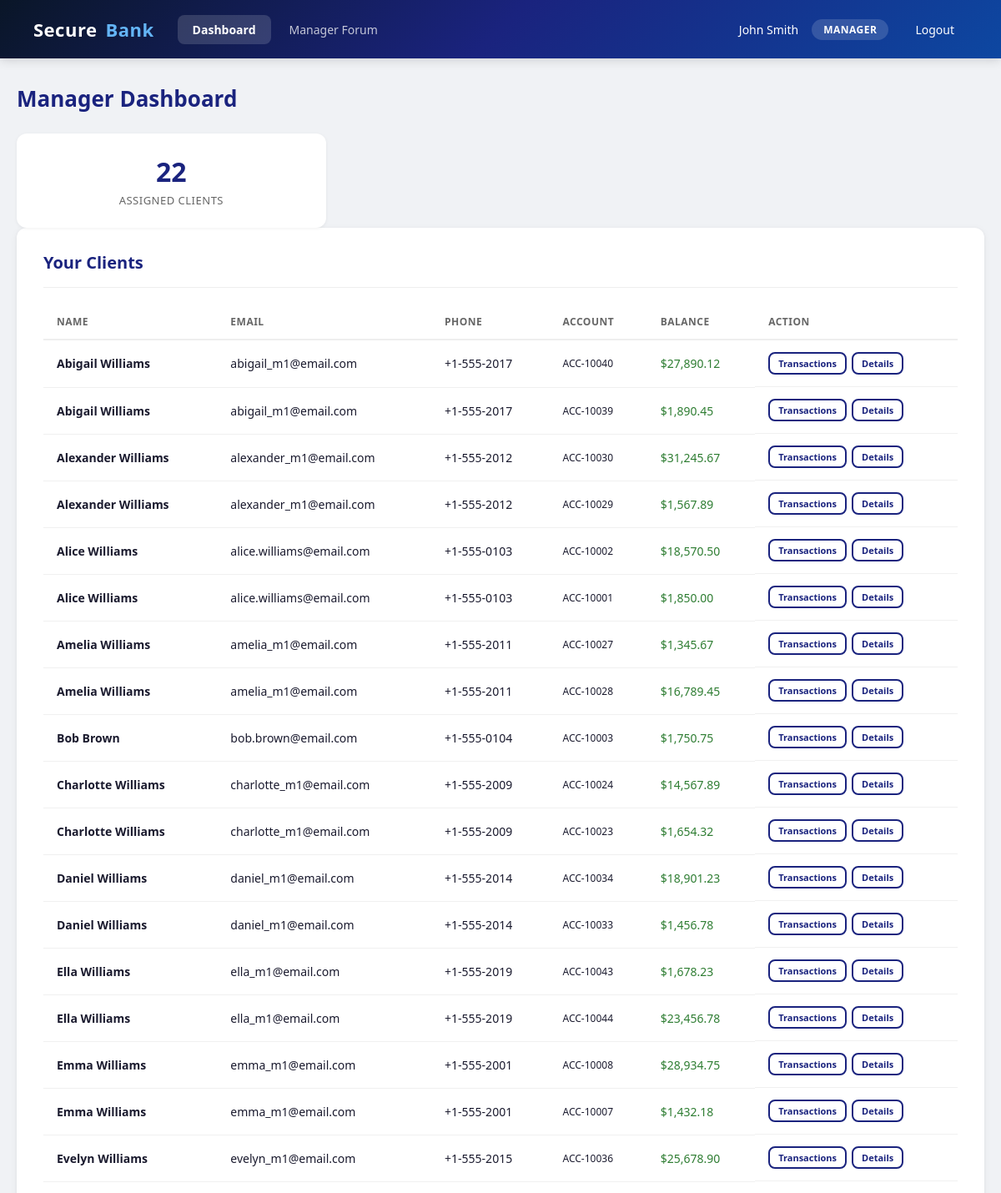
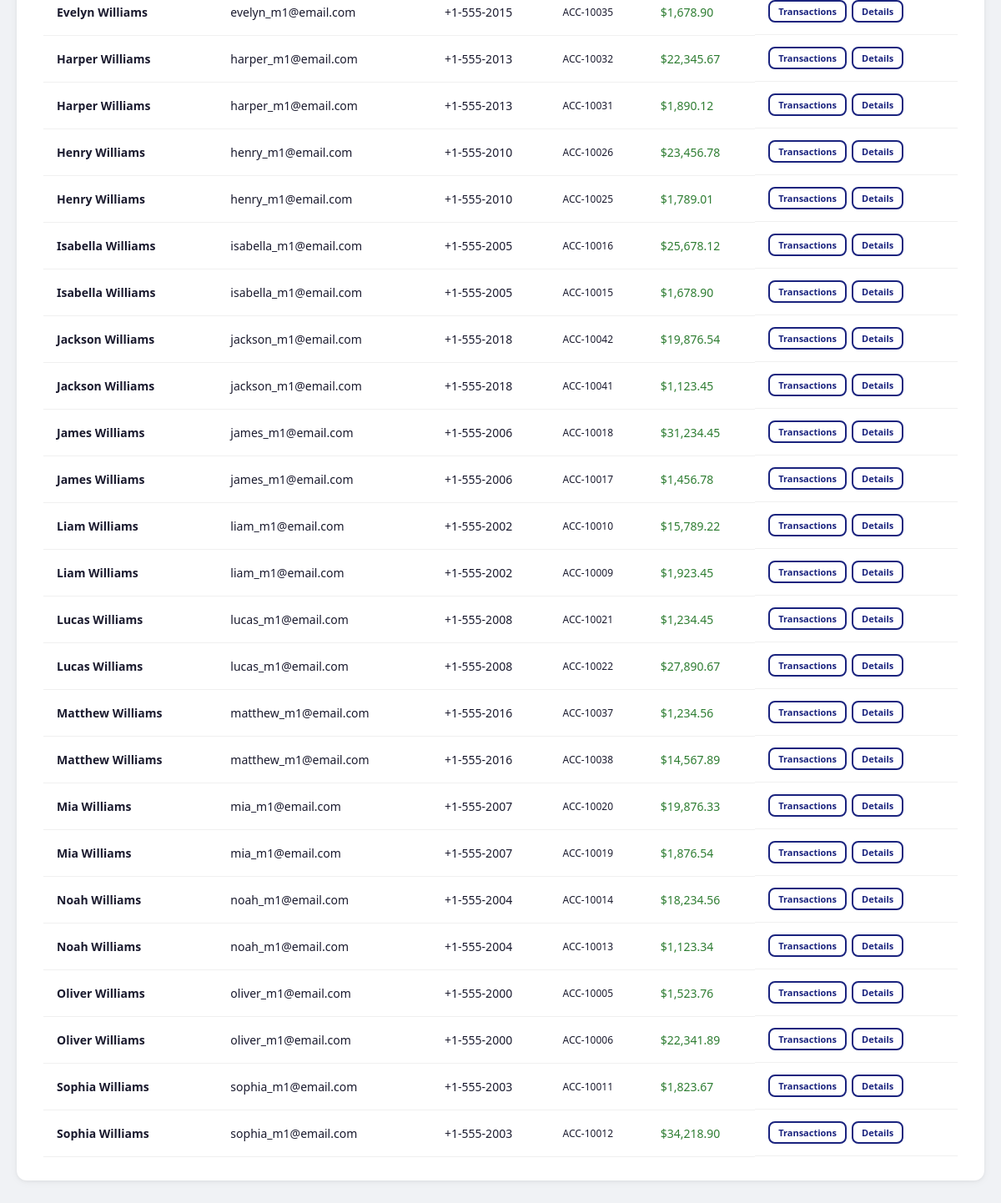
/manager/dashboard.php (signed in), run on the app's committed database (2 pictures, top to bottom).
### tables this page shows
CREATE TABLE accounts (
    id INT AUTO_INCREMENT PRIMARY KEY,
    user_id INT NOT NULL,
    account_number VARCHAR(20) UNIQUE NOT NULL,
    balance DECIMAL(15,2) NOT NULL DEFAULT 0.00,
    account_type VARCHAR(50) DEFAULT 'checking',
    created_at TIMESTAMP DEFAULT CURRENT_TIMESTAMP,
    FOREIGN KEY (user_id) REFERENCES users(id)
);

CREATE TABLE users (
    id INT AUTO_INCREMENT PRIMARY KEY,
    username VARCHAR(50) UNIQUE NOT NULL,
    password_hash VARCHAR(255) NOT NULL,
    role ENUM('admin', 'manager', 'client') NOT NULL DEFAULT 'client',
    full_name VARCHAR(100) NOT NULL DEFAULT '',
    email VARCHAR(100) NOT NULL DEFAULT '',
    phone VARCHAR(30) NOT NULL DEFAULT '',
    manager_id INT DEFAULT NULL,
    receive_notifications TINYINT(1) NOT NULL DEFAULT 0,
    accepted_eula TINYINT(1) NOT NULL DEFAULT 1,
    created_at TIMESTAMP DEFAULT CURRENT_TIMESTAMP,
    FOREIGN KEY (manager_id) REFERENCES users(id)
);

### src/manager/dashboard.php (the view, shortened to what this page needs)
<?php
$db = getDB();
$managerId = (int)$_SESSION['user_id'];
$clientCount = $db->prepare("
    SELECT COUNT(*) FROM manager_clients WHERE manager_id = :mid
");
$clientCount->execute(['mid' => $managerId]);
$totalClients = $clientCount->fetchColumn();
$clients = $db->prepare("
    SELECT u.id, u.username, u.full_name, u.email, u.phone,
           COALESCE(a.balance, 0) as balance, a.account_number, a.id as account_id, a.created_at as account_opened
    FROM manager_clients mc
    JOIN users u ON mc.client_user_id = u.id
    LEFT JOIN accounts a ON u.id = a.user_id
    WHERE mc.manager_id = :mid
    ORDER BY u.full_name
");
$clients->execute(['mid' => $managerId]);
$clientList = $clients->fetchAll();
?>
<!DOCTYPE html>
<html lang="en">
<head>
    <link rel="stylesheet" href="../css/style.css">
</head>
<body>
    <?php include '../includes/header.php'; ?>
    <div class="container">
        <h1 class="page-title">Manager Dashboard</h1>
        <div class="grid-3">
            <div class="stat-card">
                <div class="stat-value"><?= $totalClients ?></div>
                <div class="stat-label">Assigned Clients</div>
            </div>
        </div>
        <div class="card">
            <div class="card-header">
                <h2>Your Clients</h2>
            </div>
            <?php if (empty($clientList)): ?>
                <div class="empty-state"><p>No clients assigned to you yet.</p></div>
            <?php else: ?>
                <table>
                    <thead>
                        <tr>
                            <th>Name</th>
                            <th>Email</th>
                            <th>Phone</th>
                            <th>Account</th>
                            <th>Balance</th>
                            <th>Action</th>
                        </tr>
                    </thead>
                    <tbody>
                        <?php foreach ($clientList as $c): ?>
                            <tr>
                                <td><strong><?= htmlspecialchars($c['full_name'] ?: $c['username']) ?></strong></td>
                                <td><?= htmlspecialchars($c['email'] ?: 'N/A') ?></td>
                                <td><?= htmlspecialchars($c['phone'] ?: 'N/A') ?></td>
                                <td style="font-size:12px;"><?= htmlspecialchars($c['account_number'] ?? 'N/A') ?></td>
                                <td class="<?= $c['balance'] >= 0 ? 'text-green' : 'text-red' ?>">
                                    $<?= number_format($c['balance'], 2) ?>
                                </td>
                                <td style="display:flex;gap:6px;">
                                    <a href="clients.php?id=<?= $c['id'] ?>" class="btn btn-outline" style="padding:4px 10px;font-size:11px;">Transactions</a>
                                    <?php if (!empty($c['account_id'])): ?>
                                        <a href="/account_details.php?id=<?= $c['account_id'] ?>" class="btn btn-outline" style="padding:4px 10px;font-size:11px;">Details</a>
                                    <?php endif; ?>
                                </td>
                            </tr>
                        <?php endforeach; ?>
                    </tbody>
                </table>
            <?php endif; ?>
        </div>
    </div>
</body>
</html>

### src/css/style.css (style rules this page uses)
* { margin: 0; padding: 0; box-sizing: border-box; }
body { font-family: 'Segoe UI', Tahoma, Geneva, Verdana, sans-serif; background: #f0f2f5; color: #1a1a2e; min-height: 100vh; }
.container { max-width: 1200px; margin: 0 auto; padding: 30px 20px; }
.card { background: #fff; border-radius: 12px; box-shadow: 0 1px 4px rgba(0,0,0,0.06), 0 2px 12px rgba(0,0,0,0.04); padding: 28px 32px; margin-bottom: 24px; transition: box-shadow 0.2s; }
.card-header { display: flex; align-items: center; justify-content: space-between; margin-bottom: 20px; padding-bottom: 16px; border-bottom: 1px solid #eee; }
.card-header h2 { font-size: 20px; font-weight: 600; color: #1a237e; }
.btn { display: inline-flex; align-items: center; gap: 8px; padding: 10px 24px; border: none; border-radius: 8px; font-size: 14px; font-weight: 600; cursor: pointer; text-decoration: none; transition: all 0.2s; }
.btn-outline { background: transparent; color: #1a237e; border: 2px solid #1a237e; }
table { width: 100%; border-collapse: collapse; }
table th { text-align: left; padding: 12px 16px; font-size: 12px; text-transform: uppercase; letter-spacing: 0.5px; color: #666; border-bottom: 2px solid #eee; }
table td { padding: 14px 16px; border-bottom: 1px solid #f0f0f0; font-size: 14px; }
.text-green { color: #2e7d32; }
.grid-3 { display: grid; grid-template-columns: 1fr 1fr 1fr; gap: 24px; }
.stat-card { background: #fff; border-radius: 12px; padding: 24px; box-shadow: 0 1px 4px rgba(0,0,0,0.06); text-align: center; }
.stat-card .stat-value { font-size: 32px; font-weight: 700; color: #1a237e; margin-bottom: 4px; }
.stat-card .stat-label { font-size: 13px; color: #666; text-transform: uppercase; letter-spacing: 0.5px; }
.page-title { font-size: 26px; font-weight: 700; color: #1a237e; margin-bottom: 24px; }

### data on the page
accounts: user.full_name "Abigail Williams", user.email "abigail_m1@email.com", user.phone "+1-555-2017", account_number "ACC-10040", balance "27,890.12"
accounts: user.full_name "Abigail Williams", user.email "abigail_m1@email.com", user.phone "+1-555-2017", account_number "ACC-10039", balance "1,890.45"
accounts: user.full_name "Alexander Williams", user.email "alexander_m1@email.com", user.phone "+1-555-2012", account_number "ACC-10030", balance "31,245.67"
accounts: user.full_name "Alexander Williams", user.email "alexander_m1@email.com", user.phone "+1-555-2012", account_number "ACC-10029", balance "1,567.89"
accounts: user.full_name "Alice Williams", user.email "alice.williams@email.com", user.phone "+1-555-0103", account_number "ACC-10002", balance "18,570.50"
accounts: user.full_name "Alice Williams", user.email "alice.williams@email.com", user.phone "+1-555-0103", account_number "ACC-10001", balance "1,850.00"
accounts: user.full_name "Amelia Williams", user.email "amelia_m1@email.com", user.phone "+1-555-2011", account_number "ACC-10027", balance "1,345.67"
accounts: user.full_name "Amelia Williams", user.email "amelia_m1@email.com", user.phone "+1-555-2011", account_number "ACC-10028", balance "16,789.45"
accounts: user.full_name "Bob Brown", user.email "bob.brown@email.com", user.phone "+1-555-0104", account_number "ACC-10003", balance "1,750.75"
accounts: user.full_name "Charlotte Williams", user.email "charlotte_m1@email.com", user.phone "+1-555-2009", account_number "ACC-10024", balance "14,567.89"
accounts: user.full_name "Charlotte Williams", user.email "charlotte_m1@email.com", user.phone "+1-555-2009", account_number "ACC-10023", balance "1,654.32"
accounts: user.full_name "Daniel Williams", user.email "daniel_m1@email.com", user.phone "+1-555-2014", account_number "ACC-10034", balance "18,901.23"
accounts: user.full_name "Daniel Williams", user.email "daniel_m1@email.com", user.phone "+1-555-2014", account_number "ACC-10033", balance "1,456.78"
accounts: user.full_name "Ella Williams", user.email "ella_m1@email.com", user.phone "+1-555-2019", account_number "ACC-10043", balance "1,678.23"
accounts: user.full_name "Ella Williams", user.email "ella_m1@email.com", user.phone "+1-555-2019", account_number "ACC-10044", balance "23,456.78"
accounts: user.full_name "Emma Williams", user.email "emma_m1@email.com", user.phone "+1-555-2001", account_number "ACC-10008", balance "28,934.75"
accounts: user.full_name "Emma Williams", user.email "emma_m1@email.com", user.phone "+1-555-2001", account_number "ACC-10007", balance "1,432.18"
accounts: user.full_name "Evelyn Williams", user.email "evelyn_m1@email.com", user.phone "+1-555-2015", account_number "ACC-10036", balance "25,678.90"
accounts: user.full_name "Evelyn Williams", user.email "evelyn_m1@email.com", user.phone "+1-555-2015", account_number "ACC-10035", balance "1,678.90"
accounts: user.full_name "Harper Williams", user.email "harper_m1@email.com", user.phone "+1-555-2013", account_number "ACC-10032", balance "22,345.67"
accounts: user.full_name "Harper Williams", user.email "harper_m1@email.com", user.phone "+1-555-2013", account_number "ACC-10031", balance "1,890.12"
accounts: user.full_name "Henry Williams", user.email "henry_m1@email.com", user.phone "+1-555-2010", account_number "ACC-10026", balance "23,456.78"
accounts: user.full_name "Henry Williams", user.email "henry_m1@email.com", user.phone "+1-555-2010", account_number "ACC-10025", balance "1,789.01"
accounts: user.full_name "Isabella Williams", user.email "isabella_m1@email.com", user.phone "+1-555-2005", account_number "ACC-10016", balance "25,678.12"
accounts: user.full_name "Isabella Williams", user.email "isabella_m1@email.com", user.phone "+1-555-2005", account_number "ACC-10015", balance "1,678.90"
accounts: user.full_name "Jackson Williams", user.email "jackson_m1@email.com", user.phone "+1-555-2018", account_number "ACC-10042", balance "19,876.54"
accounts: user.full_name "Jackson Williams", user.email "jackson_m1@email.com", user.phone "+1-555-2018", account_number "ACC-10041", balance "1,123.45"
accounts: user.full_name "James Williams", user.email "james_m1@email.com", user.phone "+1-555-2006", account_number "ACC-10018", balance "31,234.45"
accounts: user.full_name "James Williams", user.email "james_m1@email.com", user.phone "+1-555-2006", account_number "ACC-10017", balance "1,456.78"
accounts: user.full_name "Liam Williams", user.email "liam_m1@email.com", user.phone "+1-555-2002", account_number "ACC-10010", balance "15,789.22"
accounts: user.full_name "Liam Williams", user.email "liam_m1@email.com", user.phone "+1-555-2002", account_number "ACC-10009", balance "1,923.45"
accounts: user.full_name "Lucas Williams", user.email "lucas_m1@email.com", user.phone "+1-555-2008", account_number "ACC-10021", balance "1,234.45"
accounts: user.full_name "Lucas Williams", user.email "lucas_m1@email.com", user.phone "+1-555-2008", account_number "ACC-10022", balance "27,890.67"
accounts: user.full_name "Matthew Williams", user.email "matthew_m1@email.com", user.phone "+1-555-2016", account_number "ACC-10037", balance "1,234.56"
accounts: user.full_name "Matthew Williams", user.email "matthew_m1@email.com", user.phone "+1-555-2016", account_number "ACC-10038", balance "14,567.89"
accounts: user.full_name "Mia Williams", user.email "mia_m1@email.com", user.phone "+1-555-2007", account_number "ACC-10020", balance "19,876.33"
accounts: user.full_name "Mia Williams", user.email "mia_m1@email.com", user.phone "+1-555-2007", account_number "ACC-10019", balance "1,876.54"
accounts: user.full_name "Noah Williams", user.email "noah_m1@email.com", user.phone "+1-555-2004", account_number "ACC-10014", balance "18,234.56"
accounts: user.full_name "Noah Williams", user.email "noah_m1@email.com", user.phone "+1-555-2004", account_number "ACC-10013", balance "1,123.34"
accounts: user.full_name "Oliver Williams", user.email "oliver_m1@email.com", user.phone "+1-555-2000", account_number "ACC-10005", balance "1,523.76"
accounts: user.full_name "Oliver Williams", user.email "oliver_m1@email.com", user.phone "+1-555-2000", account_number "ACC-10006", balance "22,341.89"
accounts: user.full_name "Sophia Williams", user.email "sophia_m1@email.com", user.phone "+1-555-2003", account_number "ACC-10011", balance "1,823.67"
accounts: user.full_name "Sophia Williams", user.email "sophia_m1@email.com", user.phone "+1-555-2003", account_number "ACC-10012", balance "34,218.90"

### other printed values
$fullName "John Smith"
$role "MANAGER"
$totalClients "22"
